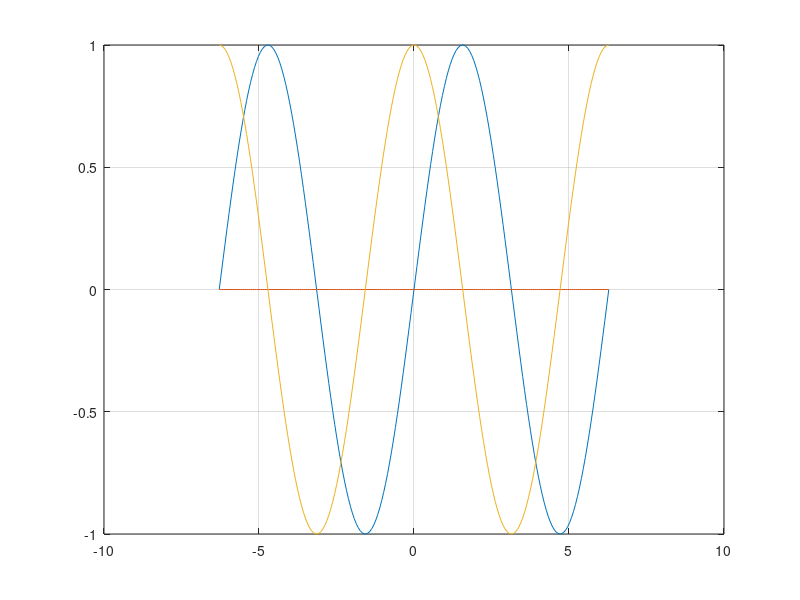

Write MATLAB code to recreate this figure. (Note: this script raises an error after producing the figure.)
fun = @(x) sin(x);
fun1= @(x) cos(x);
q=integral(fun,0,10);

x=linspace(-2*pi,2*pi,200);
 
plot(x,fun(x));
hold on

grid on;
plot(x,zeros(size(x)))
plot(x,fun1(x))
%plot(0,y2)
ax = gca;
ax.XAxisLocation = 'origin';
ax.YAxisLocation = 'origin';
area(x,fun(x))

hold off